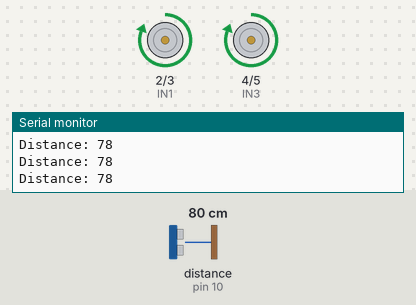
This sketch was run on a simulated Arduino Uno, built with avr-gcc and run on an emulated ATmega328P. Shown: motor-driver pin pairs drawn as motors (green arrow = first pin HIGH = forward, orange = second pin HIGH = backward, longer = more drive), the last lines printed to the serial monitor. Wiring (inferred from the names in the program): ultrasonic range finder: trigger pin 9; echo pin 10. The inputs (shaded band) are chosen by the test bench; at power-on: distance to the obstacle (sensor on pin 10) 80 cm. The echo pulse lasts 58.3 µs per cm.

Above: at 1.2 s.
1.3 s: distance to the obstacle (sensor on pin 10) set to 25 cm
2.8 s: distance to the obstacle (sensor on pin 10) set to 19 cm
At 3.6 s:
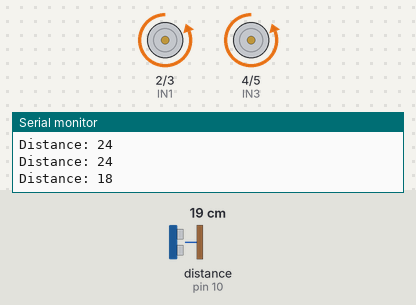
5.8 s: distance to the obstacle (sensor on pin 10) set to 250 cm
At 6.5 s:
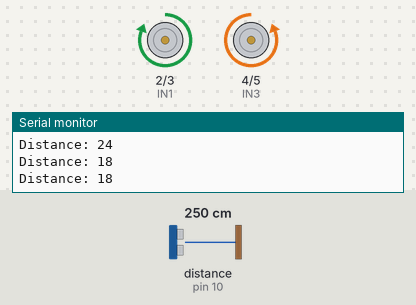
8.1 s: distance to the obstacle (sensor on pin 10) set to 2 cm
At 8.26 s:
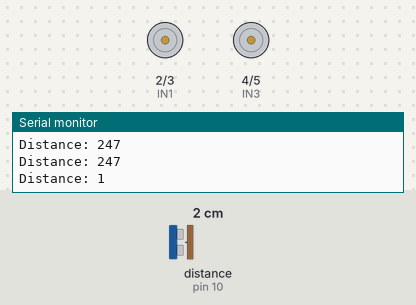
Timing chart, 0 to 12.1 s (numbered marks = the images above; inputs shaded):
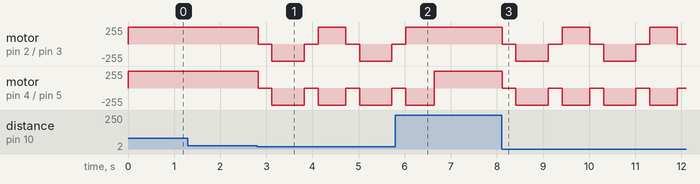

The sketch:

Obstacle_Avoiding_Car.ino
```cpp
// Motor pins
#define IN1 2
#define IN2 3
#define IN3 4
#define IN4 5

// Ultrasonic pins
#define TRIG 9
#define ECHO 10

long duration;
int distance;

void setup() {

  pinMode(IN1, OUTPUT);
  pinMode(IN2, OUTPUT);
  pinMode(IN3, OUTPUT);
  pinMode(IN4, OUTPUT);

  pinMode(TRIG, OUTPUT);
  pinMode(ECHO, INPUT);

  Serial.begin(9600);
}

void loop() {

  distance = getDistance();

  Serial.print("Distance: ");
  Serial.println(distance);

  // Object detected
  if (distance <= 20) {

    stopCar();
    delay(300);

    moveBackward();
    delay(700);

    stopCar();
    delay(300);

    turnRight();
    delay(600);

  }
  else {

    moveForward();

  }
}

// Measure distance
int getDistance() {

  digitalWrite(TRIG, LOW);
  delayMicroseconds(2);

  digitalWrite(TRIG, HIGH);
  delayMicroseconds(10);

  digitalWrite(TRIG, LOW);

  duration = pulseIn(ECHO, HIGH);

  distance = duration * 0.034 / 2;

  return distance;
}

// Forward
void moveForward() {

  digitalWrite(IN1, HIGH);
  digitalWrite(IN2, LOW);

  digitalWrite(IN3, HIGH);
  digitalWrite(IN4, LOW);
}

// Backward
void moveBackward() {

  digitalWrite(IN1, LOW);
  digitalWrite(IN2, HIGH);

  digitalWrite(IN3, LOW);
  digitalWrite(IN4, HIGH);
}

// Right turn
void turnRight() {

  digitalWrite(IN1, HIGH);
  digitalWrite(IN2, LOW);

  digitalWrite(IN3, LOW);
  digitalWrite(IN4, HIGH);
}

// Stop
void stopCar() {

  digitalWrite(IN1, LOW);
  digitalWrite(IN2, LOW);

  digitalWrite(IN3, LOW);
  digitalWrite(IN4, LOW);
}
```

Measured:
- the behaviour switches between 22 and 21 cm on distance to the obstacle (sensor on pin 10) (found by bisection; images 0 and 1)
- after the input at 2.8 s, motor on pin 2 (IN1) / pin 3 (IN2): forward 255/255 → stopped at once, → backward 255/255 0.30 s later, → stopped 0.70 s later, → forward 255/255 0.30 s later, … (7 changes in this stretch); motor on pin 4 (IN3) / pin 5 (IN4): alternates backward 255/255 for 0.70 s and stopped for 0.30 s, starting at once
- after the input at 5.8 s, motor on pin 2 (IN1) / pin 3 (IN2): goes on until 6.0 s, then stays forward 255/255
- after the input at 8.1 s, motor on pin 2 (IN1) / pin 3 (IN2): forward 255/255 → stopped at once, → backward 255/255 0.30 s later, → stopped 0.70 s later, → forward 255/255 0.30 s later, … (9 changes in this stretch); motor on pin 4 (IN3) / pin 5 (IN4): alternates backward 255/255 for 0.65 s and stopped for 0.30 s, starting at once
